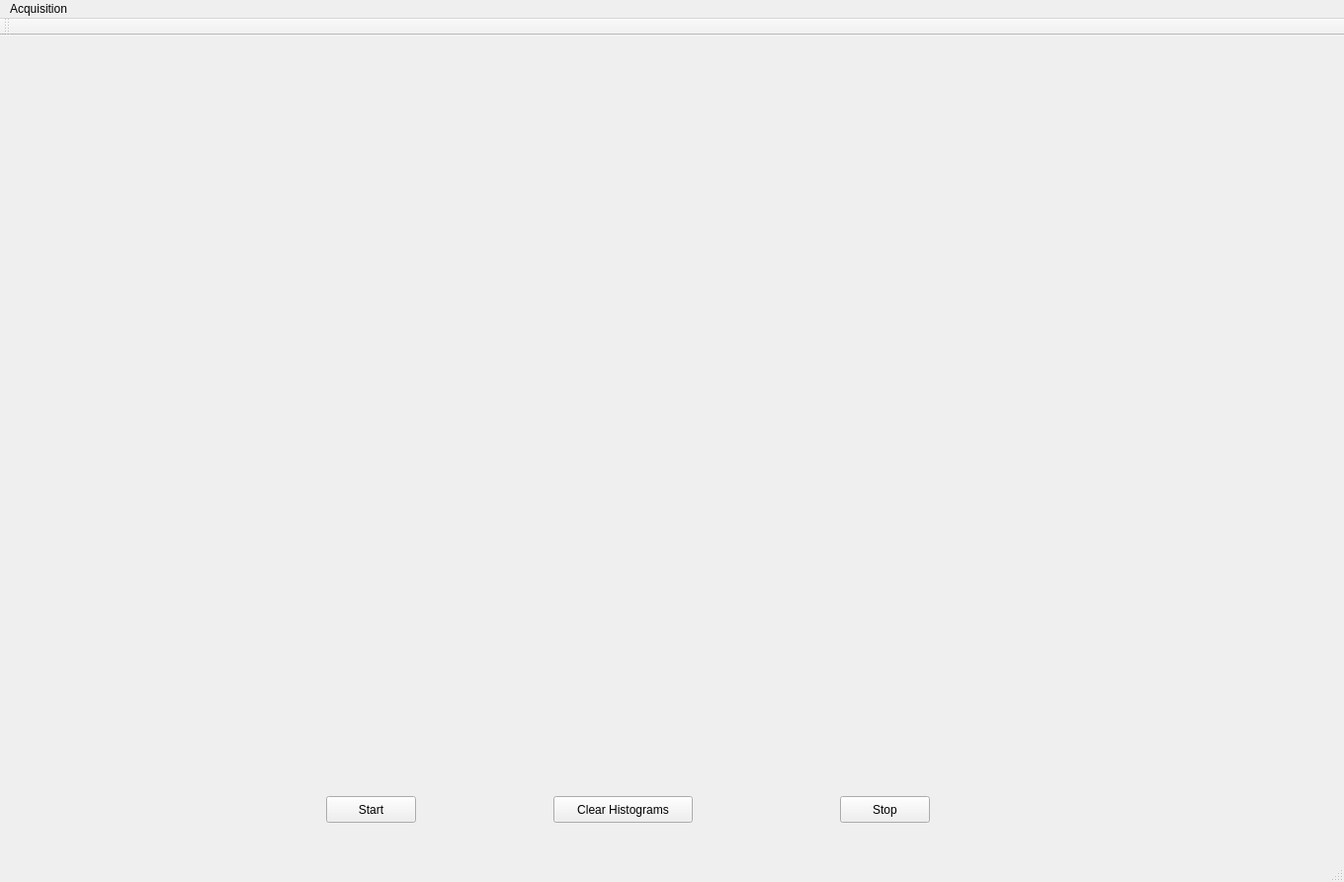
<?xml version="1.0" encoding="UTF-8"?>
<ui version="4.0">
 <class>MainWindow</class>
 <widget class="QMainWindow" name="MainWindow">
  <property name="geometry">
   <rect>
    <x>0</x>
    <y>0</y>
    <width>1360</width>
    <height>893</height>
   </rect>
  </property>
  <property name="windowTitle">
   <string>MainWindow</string>
  </property>
  <widget class="QWidget" name="centralWidget">
   <widget class="QPushButton" name="pushButton">
    <property name="geometry">
     <rect>
      <x>330</x>
      <y>770</y>
      <width>91</width>
      <height>27</height>
     </rect>
    </property>
    <property name="text">
     <string>Start</string>
    </property>
   </widget>
   <widget class="TQtWidget" name="widget" native="true">
    <property name="geometry">
     <rect>
      <x>640</x>
      <y>10</y>
      <width>691</width>
      <height>741</height>
     </rect>
    </property>
   </widget>
   <widget class="TQtWidget" name="widget_2" native="true">
    <property name="geometry">
     <rect>
      <x>20</x>
      <y>10</y>
      <width>581</width>
      <height>741</height>
     </rect>
    </property>
   </widget>
   <widget class="QPushButton" name="pushButton_2">
    <property name="geometry">
     <rect>
      <x>850</x>
      <y>770</y>
      <width>91</width>
      <height>27</height>
     </rect>
    </property>
    <property name="text">
     <string>Stop</string>
    </property>
   </widget>
   <widget class="QPushButton" name="pushButton_3">
    <property name="geometry">
     <rect>
      <x>560</x>
      <y>770</y>
      <width>141</width>
      <height>27</height>
     </rect>
    </property>
    <property name="text">
     <string>Clear Histograms</string>
    </property>
   </widget>
  </widget>
  <widget class="QMenuBar" name="menuBar">
   <property name="geometry">
    <rect>
     <x>0</x>
     <y>0</y>
     <width>1360</width>
     <height>25</height>
    </rect>
   </property>
   <widget class="QMenu" name="menuFile">
    <property name="title">
     <string>Acquisition</string>
    </property>
    <addaction name="actionStart"/>
    <addaction name="actionStop"/>
   </widget>
   <addaction name="menuFile"/>
  </widget>
  <widget class="QStatusBar" name="statusBar"/>
  <widget class="QToolBar" name="mainToolBar">
   <property name="minimumSize">
    <size>
     <width>0</width>
     <height>0</height>
    </size>
   </property>
   <attribute name="toolBarArea">
    <enum>TopToolBarArea</enum>
   </attribute>
   <attribute name="toolBarBreak">
    <bool>false</bool>
   </attribute>
  </widget>
  <action name="actionStart">
   <property name="text">
    <string>Start</string>
   </property>
  </action>
  <action name="actionStop">
   <property name="text">
    <string>Stop</string>
   </property>
  </action>
 </widget>
 <layoutdefault spacing="6" margin="11"/>
 <customwidgets>
  <customwidget>
   <class>TQtWidget</class>
   <extends>QWidget</extends>
   <header location="global">TQtWidget.h</header>
   <container>1</container>
  </customwidget>
 </customwidgets>
 <resources/>
 <connections/>
</ui>
